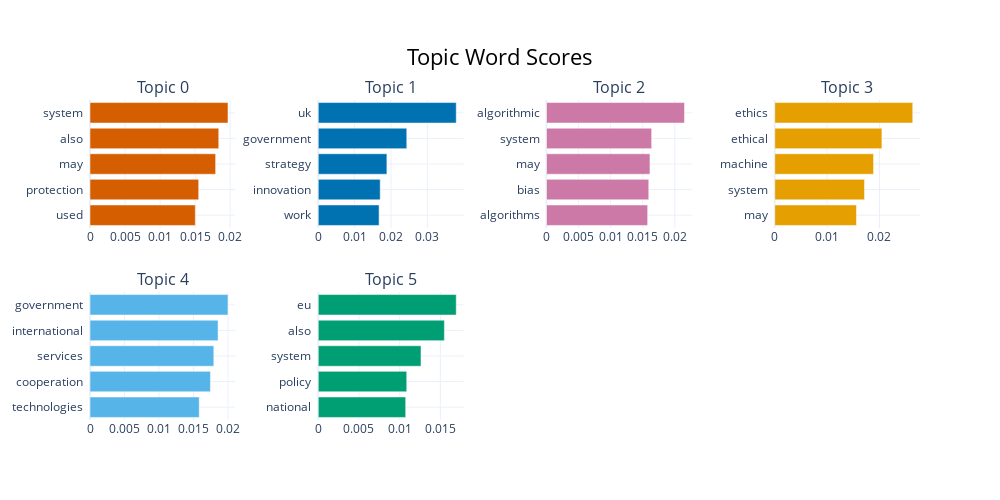

The code cell stored with this chart in its notebook:
### Code cell
# Visualisation des relations entre les topics
topic_model.visualize_barchart()

### Figure 1 — Plotly figure (JSON) as saved in the notebook; plotly's stock layout.template omitted (floating-point values rounded to 4 significant figures)
{"data": [{"marker": {"color": "#D55E00"}, "orientation": "h", "type": "bar", "x": [0.01503, 0.01551, 0.01793, 0.01837, 0.01969], "xaxis": "x", "y": ["used  ", "protection  ", "may  ", "also  ", "system  "], "yaxis": "y"}, {"marker": {"color": "#0072B2"}, "orientation": "h", "type": "bar", "x": [0.01673, 0.01703, 0.01887, 0.02434, 0.03794], "xaxis": "x2", "y": ["work  ", "innovation  ", "strategy  ", "government  ", "uk  "], "yaxis": "y2"}, {"marker": {"color": "#CC79A7"}, "orientation": "h", "type": "bar", "x": [0.01577, 0.01594, 0.01613, 0.01639, 0.02151], "xaxis": "x3", "y": ["algorithms  ", "bias  ", "may  ", "system  ", "algorithmic  "], "yaxis": "y3"}, {"marker": {"color": "#E69F00"}, "orientation": "h", "type": "bar", "x": [0.01561, 0.01714, 0.01887, 0.02047, 0.02636], "xaxis": "x4", "y": ["may  ", "system  ", "machine  ", "ethical  ", "ethics  "], "yaxis": "y4"}, {"marker": {"color": "#56B4E9"}, "orientation": "h", "type": "bar", "x": [0.01584, 0.01746, 0.01795, 0.01857, 0.02], "xaxis": "x5", "y": ["technologies  ", "cooperation  ", "services  ", "international  ", "government  "], "yaxis": "y5"}, {"marker": {"color": "#009E73"}, "orientation": "h", "type": "bar", "x": [0.01074, 0.01087, 0.01262, 0.0155, 0.01695], "xaxis": "x6", "y": ["national  ", "policy  ", "system  ", "also  ", "eu  "], "yaxis": "y6"}], "layout": {"annotations": [{"font": {"size": 16}, "showarrow": false, "text": "Topic 0", "x": 0.0875, "xanchor": "center", "xref": "paper", "y": 1, "yanchor": "bottom", "yref": "paper"}, {"font": {"size": 16}, "showarrow": false, "text": "Topic 1", "x": 0.3625, "xanchor": "center", "xref": "paper", "y": 1, "yanchor": "bottom", "yref": "paper"}, {"font": {"size": 16}, "showarrow": false, "text": "Topic 2", "x": 0.6375, "xanchor": "center", "xref": "paper", "y": 1, "yanchor": "bottom", "yref": "paper"}, {"font": {"size": 16}, "showarrow": false, "text": "Topic 3", "x": 0.9125, "xanchor": "center", "xref": "paper", "y": 1, "yanchor": "bottom", "yref": "paper"}, {"font": {"size": 16}, "showarrow": false, "text": "Topic 4", "x": 0.0875, "xanchor": "center", "xref": "paper", "y": 0.4, "yanchor": "bottom", "yref": "paper"}, {"font": {"size": 16}, "showarrow": false, "text": "Topic 5", "x": 0.3625, "xanchor": "center", "xref": "paper", "y": 0.4, "yanchor": "bottom", "yref": "paper"}], "height": 500, "hoverlabel": {"bgcolor": "white", "font": {"family": "Rockwell", "size": 16}}, "showlegend": false, "title": {"font": {"color": "Black", "size": 22}, "text": "Topic Word Scores", "x": 0.5, "xanchor": "center", "yanchor": "top"}, "width": 1000, "xaxis": {"anchor": "y", "domain": [0, 0.175], "showgrid": true}, "xaxis2": {"anchor": "y2", "domain": [0.275, 0.45], "showgrid": true}, "xaxis3": {"anchor": "y3", "domain": [0.55, 0.725], "showgrid": true}, "xaxis4": {"anchor": "y4", "domain": [0.825, 1], "showgrid": true}, "xaxis5": {"anchor": "y5", "domain": [0, 0.175], "showgrid": true}, "xaxis6": {"anchor": "y6", "domain": [0.275, 0.45], "showgrid": true}, "xaxis7": {"anchor": "y7", "domain": [0.55, 0.725], "showgrid": true}, "xaxis8": {"anchor": "y8", "domain": [0.825, 1], "showgrid": true}, "yaxis": {"anchor": "x", "domain": [0.6, 1], "showgrid": true}, "yaxis2": {"anchor": "x2", "domain": [0.6, 1], "showgrid": true}, "yaxis3": {"anchor": "x3", "domain": [0.6, 1], "showgrid": true}, "yaxis4": {"anchor": "x4", "domain": [0.6, 1], "showgrid": true}, "yaxis5": {"anchor": "x5", "domain": [0, 0.4], "showgrid": true}, "yaxis6": {"anchor": "x6", "domain": [0, 0.4], "showgrid": true}, "yaxis7": {"anchor": "x7", "domain": [0, 0.4], "showgrid": true}, "yaxis8": {"anchor": "x8", "domain": [0, 0.4], "showgrid": true}}}
